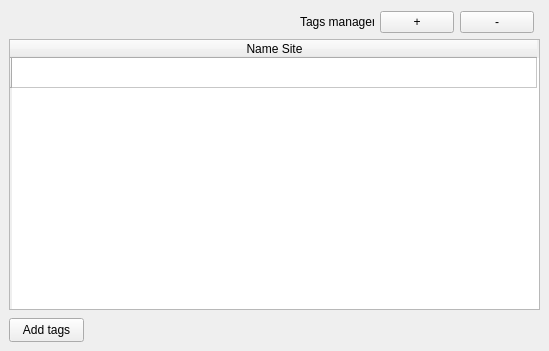
      <widget class="QWidget" name="tab_6">
       <attribute name="title">
        <string>Survey Photo material</string>
       </attribute>
       <widget class="QTableWidget" name="tableWidgetTags_MAT_12">
        <property name="geometry">
         <rect>
          <x>9</x>
          <y>39</y>
          <width>531</width>
          <height>271</height>
         </rect>
        </property>
        <attribute name="horizontalHeaderDefaultSectionSize">
         <number>525</number>
        </attribute>
        <row>
         <property name="text">
          <string/>
         </property>
        </row>
        <column>
         <property name="text">
          <string>Name Site</string>
         </property>
        </column>
       </widget>
       <widget class="QPushButton" name="pushButton_assignTags_survey_2">
        <property name="geometry">
         <rect>
          <x>9</x>
          <y>318</y>
          <width>75</width>
          <height>24</height>
         </rect>
        </property>
        <property name="maximumSize">
         <size>
          <width>100</width>
          <height>16777215</height>
         </size>
        </property>
        <property name="text">
         <string>Add tags</string>
        </property>
        <property name="icon">
         <iconset resource="../../../hff_system_-master/resources/resources.qrc">
          <normaloff>:/icons/add_tag.png</normaloff>:/icons/add_tag.png</iconset>
        </property>
       </widget>
       <widget class="QWidget" name="layoutWidget_2">
        <property name="geometry">
         <rect>
          <x>300</x>
          <y>10</y>
          <width>234</width>
          <height>25</height>
         </rect>
        </property>
        <layout class="QGridLayout" name="gridLayout_25">
         <item row="0" column="0">
          <widget class="QLabel" name="label_33">
           <property name="text">
            <string>Tags manager</string>
           </property>
          </widget>
         </item>
         <item row="0" column="1">
          <widget class="QPushButton" name="pushButton_addRow_POT_11">
           <property name="text">
            <string>+</string>
           </property>
          </widget>
         </item>
         <item row="0" column="2">
          <widget class="QPushButton" name="pushButton_removeRow_POT_11">
           <property name="text">
            <string>-</string>
           </property>
          </widget>
         </item>
        </layout>
       </widget>
      </widget>
